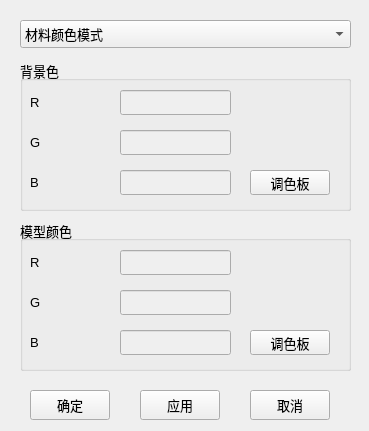
<?xml version="1.0" encoding="UTF-8"?>
<ui version="4.0">
 <class>frmModelColor</class>
 <widget class="QMainWindow" name="frmModelColor">
  <property name="windowModality">
   <enum>Qt::WindowModal</enum>
  </property>
  <property name="geometry">
   <rect>
    <x>0</x>
    <y>0</y>
    <width>369</width>
    <height>431</height>
   </rect>
  </property>
  <property name="font">
   <font>
    <pointsize>10</pointsize>
   </font>
  </property>
  <property name="windowTitle">
   <string>颜色模式设置</string>
  </property>
  <widget class="QWidget" name="centralwidget">
   <widget class="QPushButton" name="btnApply">
    <property name="geometry">
     <rect>
      <x>140</x>
      <y>390</y>
      <width>80</width>
      <height>30</height>
     </rect>
    </property>
    <property name="text">
     <string>应用</string>
    </property>
   </widget>
   <widget class="QPushButton" name="btnClose">
    <property name="geometry">
     <rect>
      <x>250</x>
      <y>390</y>
      <width>80</width>
      <height>30</height>
     </rect>
    </property>
    <property name="text">
     <string>取消</string>
    </property>
   </widget>
   <widget class="QGroupBox" name="groupBox1">
    <property name="geometry">
     <rect>
      <x>20</x>
      <y>60</y>
      <width>331</width>
      <height>151</height>
     </rect>
    </property>
    <property name="title">
     <string>背景色</string>
    </property>
    <widget class="QLineEdit" name="txtGreen_background">
     <property name="enabled">
      <bool>false</bool>
     </property>
     <property name="geometry">
      <rect>
       <x>100</x>
       <y>70</y>
       <width>111</width>
       <height>25</height>
      </rect>
     </property>
    </widget>
    <widget class="QLabel" name="lblProject">
     <property name="geometry">
      <rect>
       <x>10</x>
       <y>30</y>
       <width>71</width>
       <height>25</height>
      </rect>
     </property>
     <property name="text">
      <string>R</string>
     </property>
    </widget>
    <widget class="QLabel" name="lblSimulation">
     <property name="geometry">
      <rect>
       <x>10</x>
       <y>70</y>
       <width>71</width>
       <height>25</height>
      </rect>
     </property>
     <property name="text">
      <string>G</string>
     </property>
    </widget>
    <widget class="QLineEdit" name="txtRed_background">
     <property name="enabled">
      <bool>false</bool>
     </property>
     <property name="geometry">
      <rect>
       <x>100</x>
       <y>30</y>
       <width>111</width>
       <height>25</height>
      </rect>
     </property>
    </widget>
    <widget class="QLineEdit" name="txtBlue_background">
     <property name="enabled">
      <bool>false</bool>
     </property>
     <property name="geometry">
      <rect>
       <x>100</x>
       <y>110</y>
       <width>111</width>
       <height>25</height>
      </rect>
     </property>
    </widget>
    <widget class="QLabel" name="lblSimulation_2">
     <property name="geometry">
      <rect>
       <x>10</x>
       <y>110</y>
       <width>71</width>
       <height>25</height>
      </rect>
     </property>
     <property name="text">
      <string>B</string>
     </property>
    </widget>
    <widget class="QPushButton" name="btnColorBackground">
     <property name="geometry">
      <rect>
       <x>230</x>
       <y>110</y>
       <width>80</width>
       <height>25</height>
      </rect>
     </property>
     <property name="text">
      <string>调色板</string>
     </property>
    </widget>
    <widget class="QLabel" name="lblColorBack">
     <property name="geometry">
      <rect>
       <x>230</x>
       <y>70</y>
       <width>80</width>
       <height>30</height>
      </rect>
     </property>
     <property name="text">
      <string/>
     </property>
    </widget>
   </widget>
   <widget class="QGroupBox" name="groupBox2">
    <property name="geometry">
     <rect>
      <x>20</x>
      <y>220</y>
      <width>331</width>
      <height>151</height>
     </rect>
    </property>
    <property name="title">
     <string>模型颜色</string>
    </property>
    <widget class="QLineEdit" name="txtGreen_model">
     <property name="enabled">
      <bool>false</bool>
     </property>
     <property name="geometry">
      <rect>
       <x>100</x>
       <y>70</y>
       <width>111</width>
       <height>25</height>
      </rect>
     </property>
    </widget>
    <widget class="QLabel" name="lblProject_2">
     <property name="geometry">
      <rect>
       <x>10</x>
       <y>30</y>
       <width>71</width>
       <height>25</height>
      </rect>
     </property>
     <property name="text">
      <string>R</string>
     </property>
    </widget>
    <widget class="QLabel" name="lblSimulation_3">
     <property name="geometry">
      <rect>
       <x>10</x>
       <y>70</y>
       <width>71</width>
       <height>25</height>
      </rect>
     </property>
     <property name="text">
      <string>G</string>
     </property>
    </widget>
    <widget class="QLineEdit" name="txtRed_model">
     <property name="enabled">
      <bool>false</bool>
     </property>
     <property name="geometry">
      <rect>
       <x>100</x>
       <y>30</y>
       <width>111</width>
       <height>25</height>
      </rect>
     </property>
    </widget>
    <widget class="QLineEdit" name="txtBlue_model">
     <property name="enabled">
      <bool>false</bool>
     </property>
     <property name="geometry">
      <rect>
       <x>100</x>
       <y>110</y>
       <width>111</width>
       <height>25</height>
      </rect>
     </property>
    </widget>
    <widget class="QLabel" name="lblSimulation_4">
     <property name="geometry">
      <rect>
       <x>10</x>
       <y>110</y>
       <width>71</width>
       <height>25</height>
      </rect>
     </property>
     <property name="text">
      <string>B</string>
     </property>
    </widget>
    <widget class="QPushButton" name="btnColorModel">
     <property name="geometry">
      <rect>
       <x>230</x>
       <y>110</y>
       <width>80</width>
       <height>25</height>
      </rect>
     </property>
     <property name="text">
      <string>调色板</string>
     </property>
    </widget>
    <widget class="QLabel" name="lblColorModel">
     <property name="geometry">
      <rect>
       <x>230</x>
       <y>70</y>
       <width>80</width>
       <height>30</height>
      </rect>
     </property>
     <property name="text">
      <string/>
     </property>
    </widget>
   </widget>
   <widget class="QPushButton" name="btnOK">
    <property name="geometry">
     <rect>
      <x>30</x>
      <y>390</y>
      <width>80</width>
      <height>30</height>
     </rect>
    </property>
    <property name="text">
     <string>确定</string>
    </property>
   </widget>
   <widget class="QComboBox" name="cbxColorType">
    <property name="geometry">
     <rect>
      <x>20</x>
      <y>20</y>
      <width>331</width>
      <height>28</height>
     </rect>
    </property>
    <item>
     <property name="text">
      <string>材料颜色模式</string>
     </property>
    </item>
    <item>
     <property name="text">
      <string>法向颜色模式</string>
     </property>
    </item>
    <item>
     <property name="text">
      <string>标准颜色模式</string>
     </property>
    </item>
   </widget>
  </widget>
 </widget>
 <resources/>
 <connections/>
</ui>
